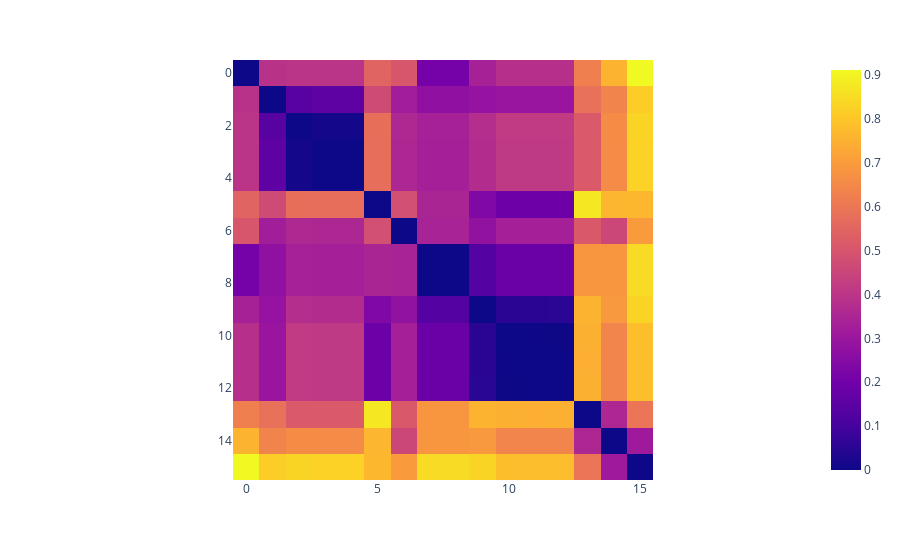

Notebook code for this chart:
### Code cell
ordered_dist_mat, res_order, res_linkage = compute_serial_matrix(S, 'complete')

px.imshow(ordered_dist_mat)

### Figure 1 — Plotly figure (JSON) as saved in the notebook; plotly's stock layout.template omitted (floating-point values rounded to 4 significant figures; data arrays with more than 128 entries replaced by an {"elided": "..."} marker saying what was removed)
{"data": [{"coloraxis": "coloraxis", "hovertemplate": "x: %{x}<br>y: %{y}<br>color: %{z}<extra></extra>", "name": "0", "type": "heatmap", "xaxis": "x", "yaxis": "y", "z": {"elided": "16x16 float values"}}], "layout": {"coloraxis": {"colorscale": [[0, "#0d0887"], [0.1111, "#46039f"], [0.2222, "#7201a8"], [0.3333, "#9c179e"], [0.4444, "#bd3786"], [0.5556, "#d8576b"], [0.6667, "#ed7953"], [0.7778, "#fb9f3a"], [0.8889, "#fdca26"], [1, "#f0f921"]]}, "margin": {"t": 60}, "xaxis": {"anchor": "y", "constrain": "domain", "domain": [0, 1], "scaleanchor": "y"}, "yaxis": {"anchor": "x", "autorange": "reversed", "constrain": "domain", "domain": [0, 1]}}}
